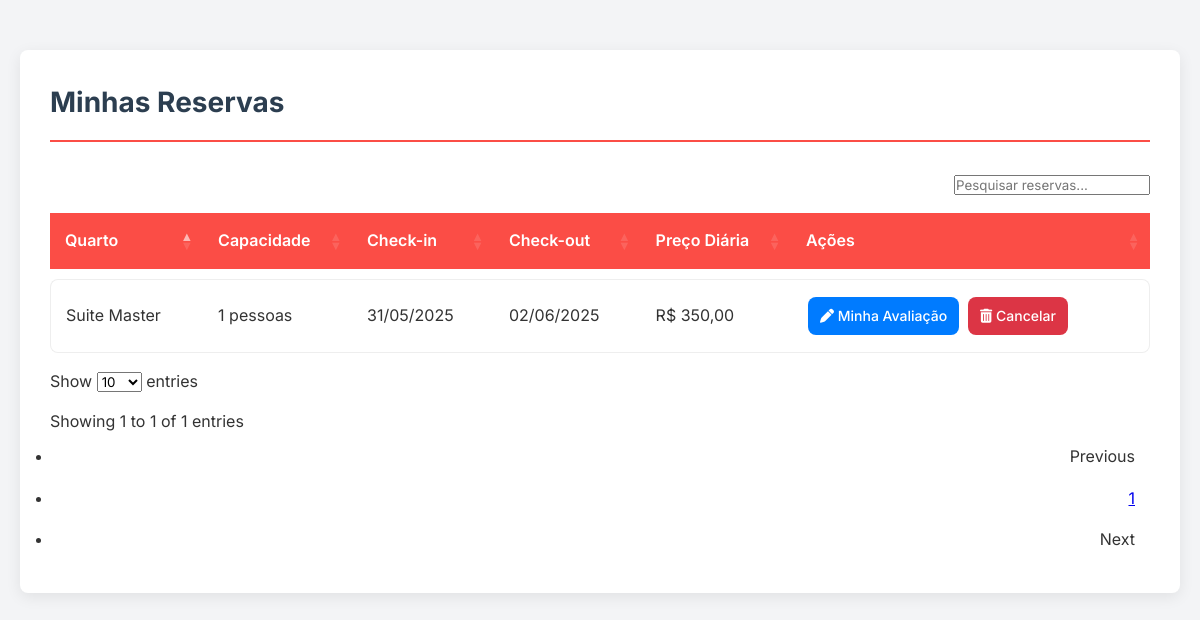
Page /hospede/pages/minhas_reservas.php (signed in) on the committed database.
### tables this page shows
CREATE TABLE `reserva` (
  `ID_Reserva` int(11) NOT NULL,
  `Checkin` date NOT NULL,
  `Checkout` date NOT NULL,
  `Quarto_ID_Quarto` int(11) NOT NULL,
  `usuarios_ID` int(11) NOT NULL,
  `solicitou_exclusao` tinyint(1) DEFAULT 0,
  `Data_Solicitacao_Exclusao` datetime DEFAULT NULL
);

CREATE TABLE `categoria` (
  `ID_Categoria` int(11) NOT NULL,
  `Nome` varchar(50) NOT NULL
);

CREATE TABLE `quarto` (
  `ID_Quarto` int(11) NOT NULL,
  `Status` varchar(45) DEFAULT NULL,
  `Capacidade` int(11) DEFAULT NULL,
  `Categoria_ID_Categoria` int(11) NOT NULL,
  `Foto` varchar(255) DEFAULT NULL,
  `Preco_diaria` decimal(10,2) DEFAULT NULL
);

### hospede/pages/minhas_reservas.php (the view, shortened to what this page needs)
<?php
require_once '../../config/config.php';
$usuarioId = $_SESSION['usuario']['ID'];
$sql = "SELECT
            r.ID_Reserva,
            r.Checkin,
            r.Checkout,
            q.ID_Quarto,
            q.Capacidade,
            q.Preco_diaria,
            c.Nome AS Categoria,
            a.ID_Avaliacao
        FROM reserva r
        INNER JOIN quarto q ON r.Quarto_ID_Quarto = q.ID_Quarto
        INNER JOIN categoria c ON q.Categoria_ID_Categoria = c.ID_Categoria
        LEFT JOIN avaliacao a ON r.ID_Reserva = a.ID_Reserva
        WHERE r.usuarios_ID = :usuario_id";
$stmt = $pdo->prepare($sql);
$stmt->bindParam(':usuario_id', $usuarioId, PDO::PARAM_INT);
$stmt->execute();
$reservas = $stmt->fetchAll(PDO::FETCH_ASSOC);
?>
<!DOCTYPE html>
<html lang="pt-br">
<head>
    <link rel="stylesheet" href="https://cdnjs.cloudflare.com/ajax/libs/font-awesome/6.5.0/css/all.min.css">
    <link rel="stylesheet" href="https://cdn.datatables.net/1.13.6/css/dataTables.bootstrap5.min.css">
</head>
<body>
    <div class="container">
        <div class="page-header">
            <h1 class="page-title">Minhas Reservas</h1>
        </div>
        <table id="myTable" class="display nowrap" style="width:100%">
            <thead>
                <tr>
                    <th>Quarto</th>
                    <th>Capacidade</th>
                    <th>Check-in</th>
                    <th>Check-out</th>
                    <th>Preço Diária</th>
                    <th>Ações</th>
                </tr>
            </thead>
            <tbody>
                <?php foreach ($reservas as $reserva): ?>
                    <tr>
                        <td data-label="Quarto"><?= htmlspecialchars($reserva['Categoria']) ?></td>
                        <td data-label="Capacidade"><?= htmlspecialchars($reserva['Capacidade']) ?> pessoas</td>
                        <td data-label="Check-in"><?= date('d/m/Y', strtotime($reserva['Checkin'])) ?></td>
                        <td data-label="Check-out"><?= date('d/m/Y', strtotime($reserva['Checkout'])) ?></td>
                        <td data-label="Preço Diária">R$ <?= number_format($reserva['Preco_diaria'], 2, ',', '.') ?></td>
                        <td data-label="Ações">
                            <div class="action-buttons">
                                <?php if (!$reserva['ID_Avaliacao']): ?>
                                    <a href="avaliar_reserva.php?id=<?= $reserva['ID_Reserva'] ?>" class="btn-action btn-edit">
                                        <i class="fas fa-star"></i> Avaliar
                                    </a>
                                <?php else: ?>
                                    <a href="ver_avaliacao.php?id=<?= $reserva['ID_Reserva'] ?>" class="btn-action btn-edit">
                                        <i class="fas fa-pen"></i> Minha Avaliação
                                    </a>
                                <?php endif; ?>
                                <a href="deletar_reserva.php?id=<?= $reserva['ID_Reserva'] ?>" class="btn-action btn-delete" onclick="return confirm('Tem certeza que deseja cancelar esta reserva?')">
                                    <i class="fas fa-trash-alt"></i> Cancelar
                                </a>
                            </div>
                        </td>
                    </tr>
                <?php endforeach; ?>
            </tbody>
        </table>
    </div>
</body>
</html>

### hospede/pages/minhas_reservas.php (style rules this page uses)
:root { --primary-color: #FB4D46; --secondary-color: #2c3e50; --light-gray: #f8f9fa; --dark-gray: #6c757d; --white: #ffffff; --border-radius: 8px; --box-shadow: 0 4px 15px rgba(0,0,0,0.08); --transition: all 0.3s ease; }
* { margin: 0; padding: 0; box-sizing: border-box; font-family: 'Inter', sans-serif; }
body { background-color: #f3f4f6; color: #333; line-height: 1.6; padding: 20px; }
.container { max-width: 1200px; margin: 30px auto; background-color: var(--white); border-radius: var(--border-radius); box-shadow: var(--box-shadow); padding: 30px; }
.page-header { display: flex; justify-content: space-between; align-items: center; margin-bottom: 30px; padding-bottom: 15px; border-bottom: 2px solid var(--primary-color); }
.page-title { color: var(--secondary-color); font-size: 28px; margin: 0; }
#myTable { width: 100% !important; border-collapse: separate; border-spacing: 0 10px; margin-top: 20px; }
#myTable thead th { background-color: var(--primary-color); color: white; padding: 15px; text-align: left; font-weight: 600; border: none; }
#myTable tbody tr { background-color: var(--white); transition: var(--transition); border-radius: var(--border-radius); }
#myTable tbody td { padding: 15px; border-top: 1px solid #eee; border-bottom: 1px solid #eee; vertical-align: middle; }
#myTable tbody td:first-child { border-left: 1px solid #eee; border-top-left-radius: var(--border-radius); border-bottom-left-radius: var(--border-radius); }
#myTable tbody td:last-child { border-right: 1px solid #eee; border-top-right-radius: var(--border-radius); border-bottom-right-radius: var(--border-radius); }
.btn-action { display: inline-block; padding: 8px 12px; border-radius: var(--border-radius); font-size: 14px; font-weight: 500; text-decoration: none; transition: var(--transition); margin: 2px; }
.btn-edit { background-color: #007bff; color: white; }
.btn-delete { background-color: #dc3545; color: white; }
.action-buttons { display: flex; flex-wrap: wrap; gap: 5px; }

### rows in the picture
reserva: categoria.Nome "Suite Master", Quarto_ID_Quarto.Capacidade "1", Checkin "31/05/2025", Checkout "02/06/2025", Quarto_ID_Quarto.Preco_diaria "350,00"
